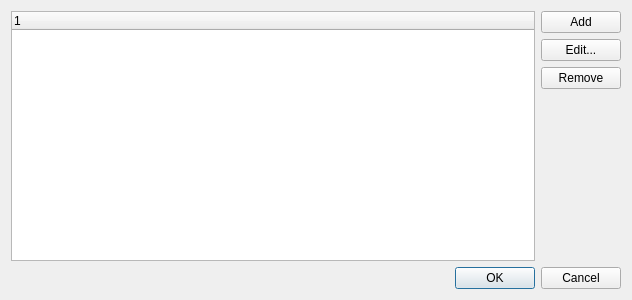
<?xml version="1.0" encoding="UTF-8"?>
<ui version="4.0">
 <class>DialogUsers</class>
 <widget class="QDialog" name="DialogUsers">
  <property name="geometry">
   <rect>
    <x>0</x>
    <y>0</y>
    <width>632</width>
    <height>300</height>
   </rect>
  </property>
  <property name="windowTitle">
   <string>Users</string>
  </property>
  <layout class="QGridLayout" name="gridLayout">
   <item row="0" column="0">
    <layout class="QVBoxLayout" name="verticalLayout_2">
     <item>
      <layout class="QHBoxLayout" name="horizontalLayout">
       <item>
        <widget class="QTreeWidget" name="m_tree">
         <column>
          <property name="text">
           <string notr="true">1</string>
          </property>
         </column>
        </widget>
       </item>
       <item>
        <layout class="QVBoxLayout" name="verticalLayout">
         <item>
          <widget class="QPushButton" name="m_add">
           <property name="text">
            <string>Add</string>
           </property>
          </widget>
         </item>
         <item>
          <widget class="QPushButton" name="m_edit">
           <property name="text">
            <string>Edit...</string>
           </property>
          </widget>
         </item>
         <item>
          <widget class="QPushButton" name="m_remove">
           <property name="text">
            <string>Remove</string>
           </property>
          </widget>
         </item>
         <item>
          <spacer name="verticalSpacer">
           <property name="orientation">
            <enum>Qt::Vertical</enum>
           </property>
           <property name="sizeHint" stdset="0">
            <size>
             <width>17</width>
             <height>13</height>
            </size>
           </property>
          </spacer>
         </item>
        </layout>
       </item>
      </layout>
     </item>
     <item>
      <widget class="QDialogButtonBox" name="buttonBox">
       <property name="orientation">
        <enum>Qt::Horizontal</enum>
       </property>
       <property name="standardButtons">
        <set>QDialogButtonBox::Cancel|QDialogButtonBox::Ok</set>
       </property>
      </widget>
     </item>
    </layout>
   </item>
  </layout>
 </widget>
 <resources/>
 <connections>
  <connection>
   <sender>buttonBox</sender>
   <signal>accepted()</signal>
   <receiver>DialogUsers</receiver>
   <slot>accept()</slot>
   <hints>
    <hint type="sourcelabel">
     <x>248</x>
     <y>254</y>
    </hint>
    <hint type="destinationlabel">
     <x>157</x>
     <y>274</y>
    </hint>
   </hints>
  </connection>
  <connection>
   <sender>buttonBox</sender>
   <signal>rejected()</signal>
   <receiver>DialogUsers</receiver>
   <slot>reject()</slot>
   <hints>
    <hint type="sourcelabel">
     <x>316</x>
     <y>260</y>
    </hint>
    <hint type="destinationlabel">
     <x>286</x>
     <y>274</y>
    </hint>
   </hints>
  </connection>
 </connections>
</ui>
